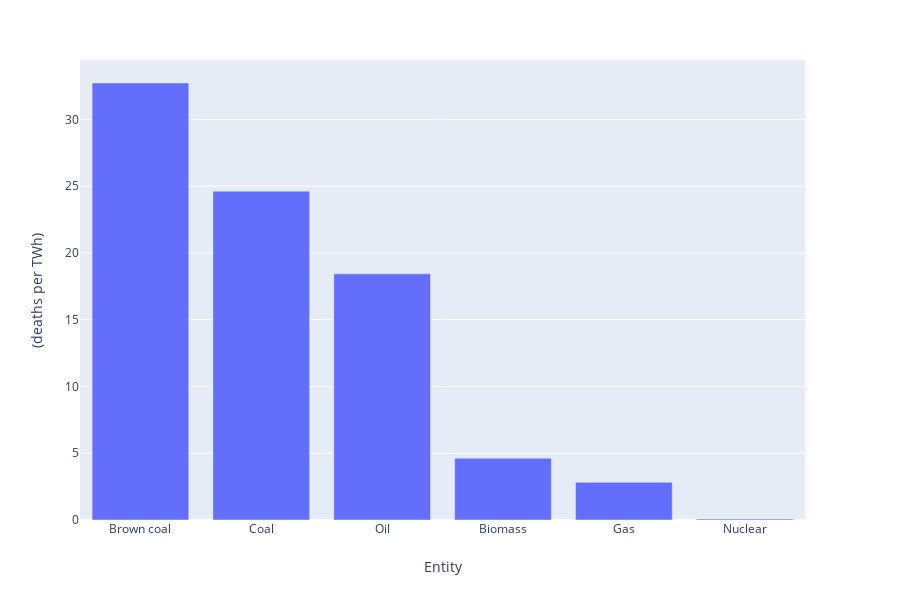

The notebook cell saved with this chart:
### Code cell
import plotly.express as px
fig = px.bar(df.sort_values(by =' (deaths per TWh)', ascending = False), x='Entity', y=' (deaths per TWh)', category_orders={})
fig.show()

### Figure 1 — Plotly figure (JSON) as saved in the notebook; plotly's stock layout.template omitted (floating-point values rounded to 4 significant figures)
{"data": [{"alignmentgroup": "True", "hoverlabel": {"namelength": 0}, "hovertemplate": "Entity=%{x}<br> (deaths per TWh)=%{y}", "legendgroup": "", "marker": {"color": "#636efa"}, "name": "", "offsetgroup": "", "orientation": "v", "showlegend": false, "textposition": "auto", "type": "bar", "x": ["Brown coal", "Coal", "Oil", "Biomass", "Gas", "Nuclear"], "xaxis": "x", "y": [32.72, 24.62, 18.43, 4.63, 2.821, 0.074], "yaxis": "y"}], "layout": {"barmode": "relative", "height": 600, "legend": {"tracegroupgap": 0}, "margin": {"t": 60}, "xaxis": {"anchor": "y", "domain": [0, 0.98], "title": {"text": "Entity"}}, "yaxis": {"anchor": "x", "domain": [0, 1], "title": {"text": " (deaths per TWh)"}}}}
